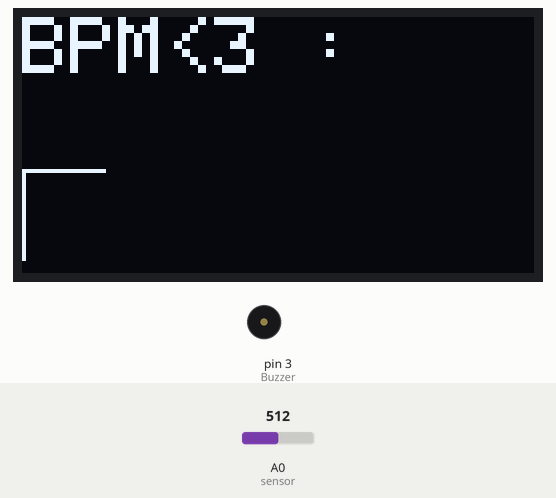
The sketch below on a simulated Arduino Uno, built with avr-gcc and run on an emulated ATmega328P. On the bench: 128×64 one-colour display, buzzer (waves = sounding). The test bench sets the inputs (shaded band); at power-on: A0 (sensor) = 512. What the sketch prints to the serial monitor is not drawn.

Above: at 2.2 s.
2.3 s: A0 (sensor) set to 260
At 2.51 s:
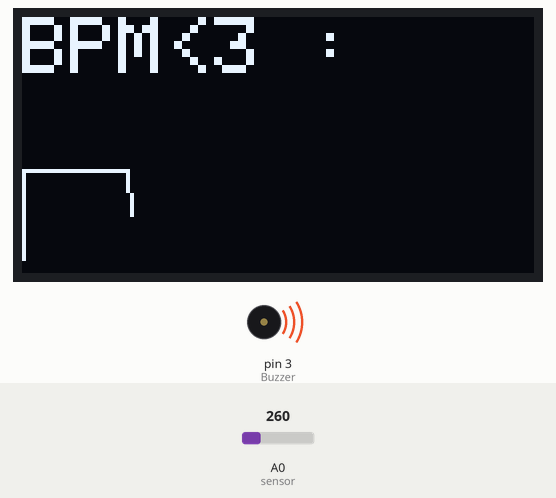
5.3 s: A0 (sensor) set to 232
At 6.86 s:
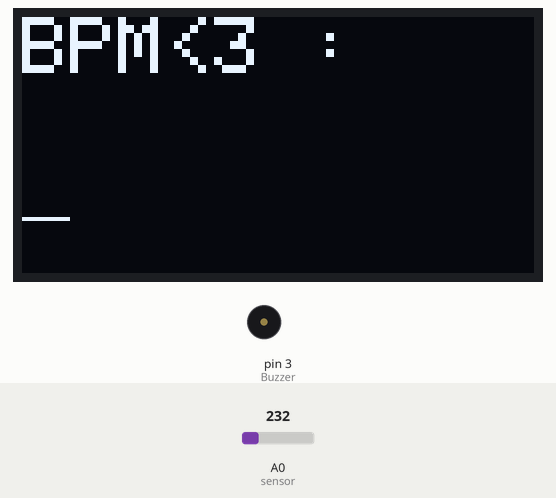
8.3 s: A0 (sensor) set to 306
At 8.47 s:
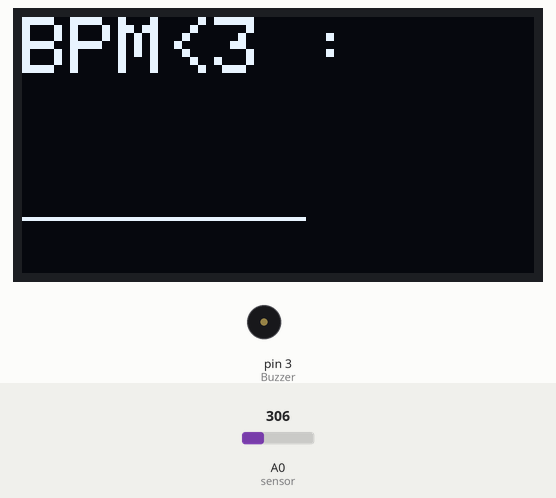
Timing chart, 0 to 17.3 s (numbered marks = the images above; inputs shaded):
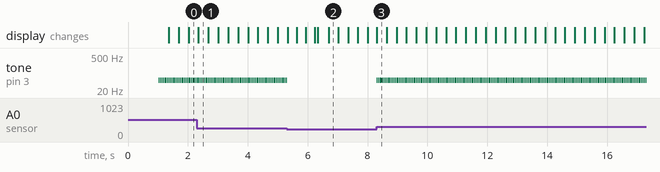

Measured:
- the behaviour switches between 251 and 250 on A0 (sensor) (found by bisection; images 1 and 2)
- after the input at 5.3 s, tone on pin 3 (Buzzer): goes on until 5.3 s, then stays silent
- after the input at 8.3 s, tone on pin 3 (Buzzer): alternates 50 Hz for 0.02 s and silent for 0.03 s, starting at once
- by itself, tone on pin 3 (Buzzer): alternates 50 Hz for 0.02 s and silent for 0.03 s

The sketch:

hj_rtsak.ino
```cpp
#include <SPI.h> //inkluderar bibliotek
#include <Wire.h>
#include <Adafruit_GFX.h>
#include <Adafruit_SSD1306.h>

Adafruit_SSD1306 srituhobby = Adafruit_SSD1306(128, 64, &Wire); // storleken på oleden, ett objekt med variabler typ

#define sensor A0 //S-pin definierad (la den på A0)
#define Highpulse 540 //satte hög pulse på 540
const int Buzzer = 3;
bool BuzzerOn = false;


//variabler, sätter värden i förhand för att enklare användas senare i koden
int sX = 0;
int sY = 60;
int x = 0;
int Svalue;
int value;
long Stime = 0;
long Ltime = 0;
int count = 0;
int Bpm = 0;
int ledPin = 2;

void setup() { // engångs skript so  kommer gå en gång
  Serial.begin(9600);
  srituhobby.begin(SSD1306_SWITCHCAPVCC, 0x3C); //adress
  delay(1000);
  srituhobby.clearDisplay(); //rensar skärmen
  pinMode(Buzzer, OUTPUT);
}

void loop() { //ett skript som kan gå om o om igen i koden (loop) när matad med variabler
  Svalue = analogRead(sensor);
  Serial.println(Svalue);
  value = map(Svalue, 0, 1024, 0, 45);

  int y = 60 - value;

  if (x > 128) {
    x = 0;
    sX = 0;
    srituhobby.clearDisplay();
  }

  if (y < 50) {//hanterar led-lampan
    digitalWrite(ledPin, HIGH);
    tone(Buzzer, 50);
    delay(20);
    noTone(Buzzer);
    digitalWrite(ledPin, LOW);
  }
  srituhobby.drawLine(sX, sY, x, y, WHITE); //ritar grafen som används för att mäta pulsen
  sX = x;
  sY = y;
  x ++;

  BPM();

  srituhobby.setCursor(0, 0); //innehåller information för displayen
  srituhobby.setTextSize(2);
  srituhobby.setTextColor(SSD1306_WHITE);
  srituhobby.print("BPM<3 :");
  srituhobby.display();

}

void BPM() { //uträkningar för pulsen

  if (Svalue > Highpulse) {
    Stime = millis() - Ltime;
    count++;

    if (Stime / 1000 >= 60) {
      Ltime = millis();
      Serial.println(count);
      srituhobby.setCursor(60, 0);
      srituhobby.setTextSize(2);
      srituhobby.setTextColor(SSD1306_WHITE);
      srituhobby.print(count);
      srituhobby.print("   ");
      srituhobby.display();
      count = 0;
    }
  }
}
```
